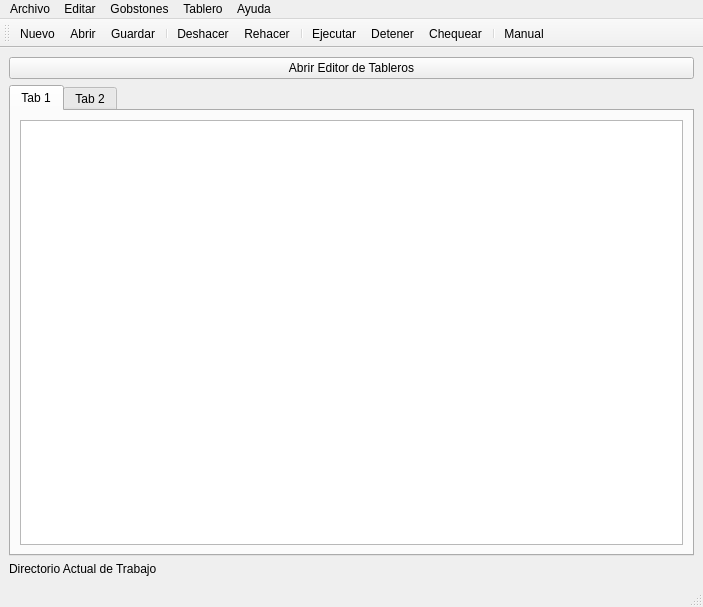
<?xml version="1.0" encoding="UTF-8"?>
<ui version="4.0">
 <class>MainWindow</class>
 <widget class="QMainWindow" name="MainWindow">
  <property name="geometry">
   <rect>
    <x>0</x>
    <y>0</y>
    <width>703</width>
    <height>607</height>
   </rect>
  </property>
  <property name="windowTitle">
   <string>MainWindow</string>
  </property>
  <widget class="QWidget" name="centralwidget">
   <layout class="QVBoxLayout" name="verticalLayout">
    <item>
     <widget class="QPushButton" name="pushButtonOpenBoardEditor">
      <property name="text">
       <string>Abrir Editor de Tableros</string>
      </property>
     </widget>
    </item>
    <item>
     <widget class="QTabWidget" name="tabWidgetEditors">
      <property name="currentIndex">
       <number>0</number>
      </property>
      <widget class="QWidget" name="tabFile">
       <attribute name="title">
        <string>Tab 1</string>
       </attribute>
       <layout class="QVBoxLayout" name="verticalLayout_3">
        <item>
         <widget class="QPlainTextEdit" name="textEditFile"/>
        </item>
       </layout>
      </widget>
      <widget class="QWidget" name="tabLibrary">
       <attribute name="title">
        <string>Tab 2</string>
       </attribute>
       <layout class="QVBoxLayout" name="verticalLayout_2">
        <item>
         <widget class="QTextEdit" name="textEditLibrary"/>
        </item>
       </layout>
      </widget>
     </widget>
    </item>
    <item>
     <widget class="QLabel" name="labelCurrentPath">
      <property name="text">
       <string>Directorio Actual de Trabajo</string>
      </property>
     </widget>
    </item>
   </layout>
  </widget>
  <widget class="QStatusBar" name="statusbar"/>
  <widget class="QToolBar" name="toolBar">
   <property name="windowTitle">
    <string>toolBar</string>
   </property>
   <attribute name="toolBarArea">
    <enum>TopToolBarArea</enum>
   </attribute>
   <attribute name="toolBarBreak">
    <bool>false</bool>
   </attribute>
   <addaction name="actionNewFile"/>
   <addaction name="actionOpenFile"/>
   <addaction name="actionSave"/>
   <addaction name="separator"/>
   <addaction name="actionUndo"/>
   <addaction name="actionRedo"/>
   <addaction name="separator"/>
   <addaction name="actionRun"/>
   <addaction name="actionStop"/>
   <addaction name="actionCheck"/>
   <addaction name="separator"/>
   <addaction name="actionManual"/>
  </widget>
  <widget class="QMenuBar" name="menuBar">
   <property name="geometry">
    <rect>
     <x>0</x>
     <y>0</y>
     <width>703</width>
     <height>20</height>
    </rect>
   </property>
   <widget class="QMenu" name="menuFile">
    <property name="title">
     <string>Archivo</string>
    </property>
    <addaction name="separator"/>
    <addaction name="actionNewFile"/>
    <addaction name="actionOpenFile"/>
    <addaction name="actionSave"/>
    <addaction name="actionSaveAs"/>
    <addaction name="separator"/>
    <addaction name="actionClose"/>
    <addaction name="separator"/>
    <addaction name="actionExit"/>
   </widget>
   <widget class="QMenu" name="menuEdit">
    <property name="title">
     <string>Editar</string>
    </property>
    <widget class="QMenu" name="menuFontSIze">
     <property name="title">
      <string>Tamaño</string>
     </property>
    </widget>
    <widget class="QMenu" name="menuFont">
     <property name="title">
      <string>Fuente</string>
     </property>
    </widget>
    <addaction name="separator"/>
    <addaction name="actionUndo"/>
    <addaction name="actionRedo"/>
    <addaction name="separator"/>
    <addaction name="actionCut"/>
    <addaction name="actionCopy"/>
    <addaction name="actionPaste"/>
    <addaction name="actionSelectAll"/>
    <addaction name="separator"/>
    <addaction name="actionFind"/>
    <addaction name="separator"/>
    <addaction name="menuFont"/>
    <addaction name="menuFontSIze"/>
   </widget>
   <widget class="QMenu" name="menuGobstones">
    <property name="title">
     <string>Gobstones</string>
    </property>
    <addaction name="separator"/>
    <addaction name="actionRun"/>
    <addaction name="actionStop"/>
    <addaction name="actionCheck"/>
   </widget>
   <widget class="QMenu" name="menuBoard">
    <property name="title">
     <string>Tablero</string>
    </property>
    <widget class="QMenu" name="menuSelectResultView">
     <property name="title">
      <string>Elegir vista de resultados</string>
     </property>
    </widget>
    <addaction name="separator"/>
    <addaction name="actionOpenBoardEditor"/>
    <addaction name="separator"/>
    <addaction name="menuSelectResultView"/>
   </widget>
   <widget class="QMenu" name="menuHelp">
    <property name="title">
     <string>Ayuda</string>
    </property>
    <addaction name="separator"/>
    <addaction name="actionManual"/>
    <addaction name="actionLicense"/>
    <addaction name="actionAbout"/>
   </widget>
   <addaction name="menuFile"/>
   <addaction name="menuEdit"/>
   <addaction name="menuGobstones"/>
   <addaction name="menuBoard"/>
   <addaction name="menuHelp"/>
  </widget>
  <action name="actionNewFile">
   <property name="icon">
    <iconset>
     <normaloff>icons/archivo/new.png</normaloff>icons/archivo/new.png</iconset>
   </property>
   <property name="text">
    <string>Nuevo</string>
   </property>
   <property name="toolTip">
    <string>Crea un nuevo archivo</string>
   </property>
   <property name="shortcut">
    <string>Ctrl+N</string>
   </property>
  </action>
  <action name="actionOpenFile">
   <property name="icon">
    <iconset>
     <normaloff>icons/archivo/open.png</normaloff>icons/archivo/open.png</iconset>
   </property>
   <property name="text">
    <string>Abrir</string>
   </property>
   <property name="toolTip">
    <string>Abre un archivo existente</string>
   </property>
   <property name="shortcut">
    <string>Ctrl+O</string>
   </property>
  </action>
  <action name="actionSave">
   <property name="icon">
    <iconset>
     <normaloff>icons/archivo/save.png</normaloff>icons/archivo/save.png</iconset>
   </property>
   <property name="text">
    <string>Guardar</string>
   </property>
   <property name="toolTip">
    <string>Guarda el archivo actual</string>
   </property>
   <property name="shortcut">
    <string>Ctrl+S</string>
   </property>
  </action>
  <action name="actionSaveAs">
   <property name="icon">
    <iconset>
     <normaloff>icons/archivo/save-as.png</normaloff>icons/archivo/save-as.png</iconset>
   </property>
   <property name="text">
    <string>Guardar como...</string>
   </property>
   <property name="toolTip">
    <string>Guarda el archivo actual, permite ponerle un nombre y elegir la ubicación</string>
   </property>
  </action>
  <action name="actionClose">
   <property name="icon">
    <iconset>
     <normaloff>icons/archivo/close.png</normaloff>icons/archivo/close.png</iconset>
   </property>
   <property name="text">
    <string>Cerrar</string>
   </property>
   <property name="toolTip">
    <string>Cierra el archivo actual</string>
   </property>
   <property name="shortcut">
    <string>Ctrl+W</string>
   </property>
  </action>
  <action name="actionUndo">
   <property name="icon">
    <iconset>
     <normaloff>icons/editar/undo.png</normaloff>icons/editar/undo.png</iconset>
   </property>
   <property name="text">
    <string>Deshacer</string>
   </property>
   <property name="shortcut">
    <string>Ctrl+Z</string>
   </property>
  </action>
  <action name="actionRedo">
   <property name="icon">
    <iconset>
     <normaloff>icons/editar/redo.png</normaloff>icons/editar/redo.png</iconset>
   </property>
   <property name="text">
    <string>Rehacer</string>
   </property>
   <property name="shortcut">
    <string>Ctrl+Shift+Z</string>
   </property>
  </action>
  <action name="actionCut">
   <property name="icon">
    <iconset>
     <normaloff>icons/editar/cut.png</normaloff>icons/editar/cut.png</iconset>
   </property>
   <property name="text">
    <string>Cortar</string>
   </property>
   <property name="shortcut">
    <string>Ctrl+X</string>
   </property>
  </action>
  <action name="actionCopy">
   <property name="icon">
    <iconset>
     <normaloff>icons/editar/copy.png</normaloff>icons/editar/copy.png</iconset>
   </property>
   <property name="text">
    <string>Copiar</string>
   </property>
   <property name="shortcut">
    <string>Ctrl+C</string>
   </property>
  </action>
  <action name="actionPaste">
   <property name="icon">
    <iconset>
     <normaloff>icons/editar/paste.png</normaloff>icons/editar/paste.png</iconset>
   </property>
   <property name="text">
    <string>Pegar</string>
   </property>
   <property name="shortcut">
    <string>Ctrl+V</string>
   </property>
  </action>
  <action name="actionSelectAll">
   <property name="icon">
    <iconset>
     <normaloff>icons/editar/select-all.png</normaloff>icons/editar/select-all.png</iconset>
   </property>
   <property name="text">
    <string>Seleccionar todo</string>
   </property>
   <property name="shortcut">
    <string>Ctrl+A</string>
   </property>
  </action>
  <action name="actionFind">
   <property name="icon">
    <iconset>
     <normaloff>icons/editar/find.png</normaloff>icons/editar/find.png</iconset>
   </property>
   <property name="text">
    <string>Buscar</string>
   </property>
   <property name="shortcut">
    <string>Ctrl+F</string>
   </property>
  </action>
  <action name="actionRun">
   <property name="icon">
    <iconset>
     <normaloff>icons/gobstones/start.png</normaloff>icons/gobstones/start.png</iconset>
   </property>
   <property name="text">
    <string>Ejecutar</string>
   </property>
   <property name="toolTip">
    <string>Ejecuta el programa actual</string>
   </property>
   <property name="shortcut">
    <string>F5</string>
   </property>
  </action>
  <action name="actionStop">
   <property name="icon">
    <iconset>
     <normaloff>icons/gobstones/stop.png</normaloff>icons/gobstones/stop.png</iconset>
   </property>
   <property name="text">
    <string>Detener</string>
   </property>
   <property name="toolTip">
    <string>Detiene la ejecución del programa actual</string>
   </property>
   <property name="shortcut">
    <string>F6</string>
   </property>
  </action>
  <action name="actionCheck">
   <property name="icon">
    <iconset>
     <normaloff>icons/gobstones/check.png</normaloff>icons/gobstones/check.png</iconset>
   </property>
   <property name="text">
    <string>Chequear</string>
   </property>
   <property name="toolTip">
    <string>Chequea si el programa está bien formado</string>
   </property>
   <property name="shortcut">
    <string>F10</string>
   </property>
  </action>
  <action name="actionManual">
   <property name="icon">
    <iconset>
     <normaloff>icons/ayuda/help.png</normaloff>icons/ayuda/help.png</iconset>
   </property>
   <property name="text">
    <string>Manual</string>
   </property>
   <property name="toolTip">
    <string>Abre el manual de Gobstones</string>
   </property>
  </action>
  <action name="actionLicense">
   <property name="icon">
    <iconset>
     <normaloff>icons/ayuda/manual.png</normaloff>icons/ayuda/manual.png</iconset>
   </property>
   <property name="text">
    <string>Licencia</string>
   </property>
  </action>
  <action name="actionAbout">
   <property name="icon">
    <iconset>
     <normaloff>icons/ayuda/about.png</normaloff>icons/ayuda/about.png</iconset>
   </property>
   <property name="text">
    <string>Acerca de...</string>
   </property>
  </action>
  <action name="actionExit">
   <property name="icon">
    <iconset>
     <normaloff>icons/archivo/exit.png</normaloff>icons/archivo/exit.png</iconset>
   </property>
   <property name="text">
    <string>Salir</string>
   </property>
   <property name="toolTip">
    <string>Cierra la aplicación</string>
   </property>
   <property name="shortcut">
    <string>Ctrl+Q</string>
   </property>
  </action>
  <action name="actionOpenBoardEditor">
   <property name="text">
    <string>Abrir editor de tableros</string>
   </property>
  </action>
 </widget>
 <resources/>
 <connections/>
</ui>
